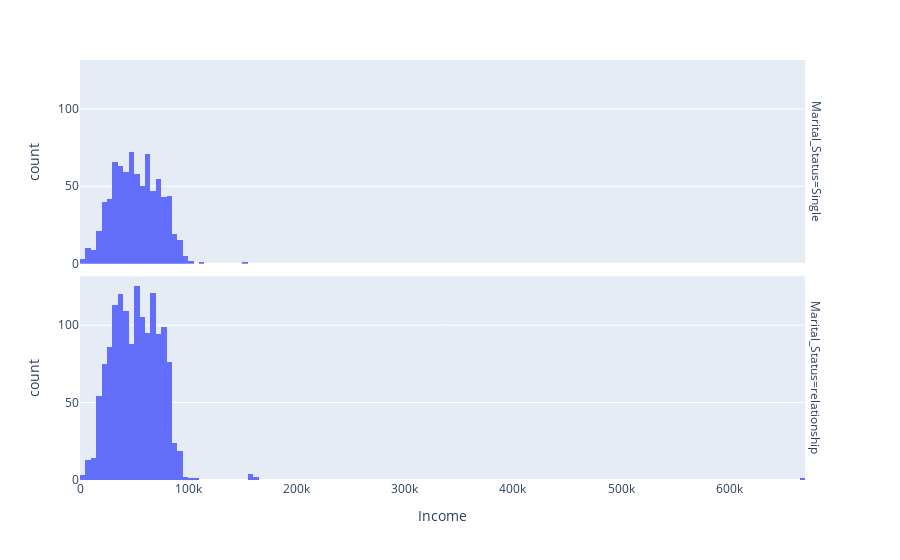

Source (notebook cell):
### Code cell
fig = px.histogram (df, x = "Income",  facet_row = "Marital_Status")
fig.show ()

### Figure 1 — Plotly figure (JSON) as saved in the notebook; plotly's stock layout.template omitted (floating-point values rounded to 4 significant figures; data arrays with more than 128 entries replaced by an {"elided": "..."} marker saying what was removed)
{"data": [{"alignmentgroup": "True", "bingroup": "x", "hovertemplate": "Marital_Status=Single<br>Income=%{x}<br>count=%{y}<extra></extra>", "legendgroup": "", "marker": {"color": "#636efa", "pattern": {"shape": ""}}, "name": "", "offsetgroup": "", "orientation": "v", "showlegend": false, "type": "histogram", "x": {"elided": "796 float values"}, "xaxis": "x2", "yaxis": "y2"}, {"alignmentgroup": "True", "bingroup": "x", "hovertemplate": "Marital_Status=relationship<br>Income=%{x}<br>count=%{y}<extra></extra>", "legendgroup": "", "marker": {"color": "#636efa", "pattern": {"shape": ""}}, "name": "", "offsetgroup": "", "orientation": "v", "showlegend": false, "type": "histogram", "x": {"elided": "1444 float values"}, "xaxis": "x", "yaxis": "y"}], "layout": {"annotations": [{"font": {}, "showarrow": false, "text": "Marital_Status=relationship", "textangle": 90, "x": 0.98, "xanchor": "left", "xref": "paper", "y": 0.2425, "yanchor": "middle", "yref": "paper"}, {"font": {}, "showarrow": false, "text": "Marital_Status=Single", "textangle": 90, "x": 0.98, "xanchor": "left", "xref": "paper", "y": 0.7575, "yanchor": "middle", "yref": "paper"}], "barmode": "relative", "legend": {"tracegroupgap": 0}, "margin": {"t": 60}, "xaxis": {"anchor": "y", "domain": [0, 0.98], "title": {"text": "Income"}}, "xaxis2": {"anchor": "y2", "domain": [0, 0.98], "matches": "x", "showticklabels": false}, "yaxis": {"anchor": "x", "domain": [0, 0.485], "title": {"text": "count"}}, "yaxis2": {"anchor": "x2", "domain": [0.515, 1], "matches": "y", "title": {"text": "count"}}}}
